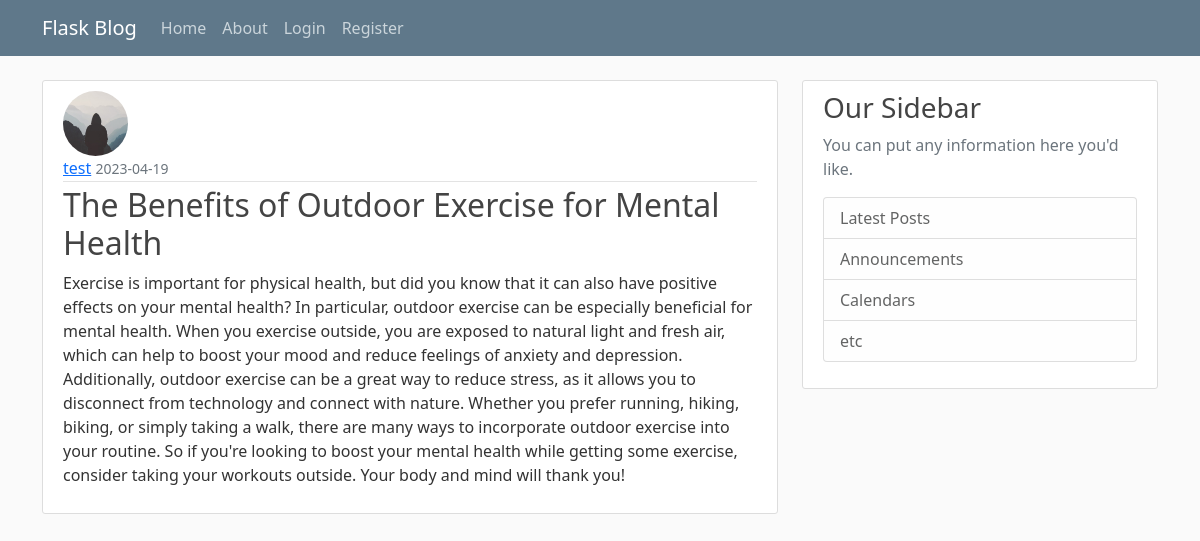
The page /posts/10 on the database its author committed.
### flaskBlog/models.py (models this page shows, shortened)
class Users(db.Model, UserMixin):
    id = db.Column(db.Integer, primary_key=True)
    username = db.Column(db.String(20), unique=True, nullable=False)
    email = db.Column(db.String(120), unique=True, nullable=False)
    image_file = db.Column(db.String(20), nullable=False, default='default.jpg')
    password = db.Column(db.String(60), nullable=False)
    posts = db.relationship('Post', backref='author', lazy=True)

class Post(db.Model):
    id = db.Column(db.Integer, primary_key=True)
    title = db.Column(db.String(100), nullable=False)
    date_posted = db.Column(db.DateTime, nullable=False, default=datetime.utcnow)
    content = db.Column(db.Text, nullable=False)
    user_id = db.Column(db.Integer, db.ForeignKey('users.id'), nullable=False)

### flaskBlog/posts/routes.py (the view)
@posts.route("/posts/<int:post_id>")
def post(post_id):
    post = Post.query.get_or_404(post_id)
    return render_template('post.html', title=post.title, post=post)

### flaskBlog/templates/post.html (shortened to what this page needs)
{% extends "layout.html" %}
{% block content %}
<article class="media content-section">
  <img src="{{ url_for('static', filename='profile_pics/' + post.author.image_file )}}" alt="{{ post.author.username }} profile picture" class="rounded-circle article-img">
  <div class="media-body">
    <div class="article-metadata">
      <a class="mr-2" href="{{ url_for('users.user_posts', username=post.author.username )}}">{{ post.author.username }}</a>
      <small class="text-muted">{{ post.date_posted.strftime('%Y-%m-%d') }}</small>
    </div>
    <h2 class="article-title">{{ post.title }}</h2>
    <p class="article-content">{{ post.content }}</p>
  </div>
</article>
{% endblock content %}

### flaskBlog/static/main.css (style rules this page uses)
body { background: #fafafa; color: #333333; margin-top: 5rem; }
h1, h2, h3, h4, h5, h6 { color: #444444; }
.content-section { background: #ffffff; padding: 10px 20px; border: 1px solid #dddddd; border-radius: 3px; margin-bottom: 20px; }
.article-title { color: #444444; }
.article-content { white-space: pre-line; }
.article-img { height: 65px; width: 65px; margin-right: 16px; }
.article-metadata { padding-bottom: 1px; margin-bottom: 4px; border-bottom: 1px solid #e3e3e3 }

### rows shown on the page
Users: image_file+username (placeholder picture), author.username "test"
Post: date_posted "2023-04-19", title "The Benefits of Outdoor Exercise for Mental Health", content "Exercise is important for physical health, but did you know that it can also have positive effects on your mental health? In particular, outdoor exercise can be especially beneficial for mental health. When you exercise outside, you are exposed to natural light and fresh air, which can help to boost your mood and reduce feelings of anxiety and depression. Additionally, outdoor exercise can be a great way to reduce stress, as it allows you to disconnect from technology and connect with nature. Whether you prefer running, hiking, biking, or simply taking a walk, there are many ways to incorporate outdoor exercise into your routine. So if you're looking to boost your mental health while…"
